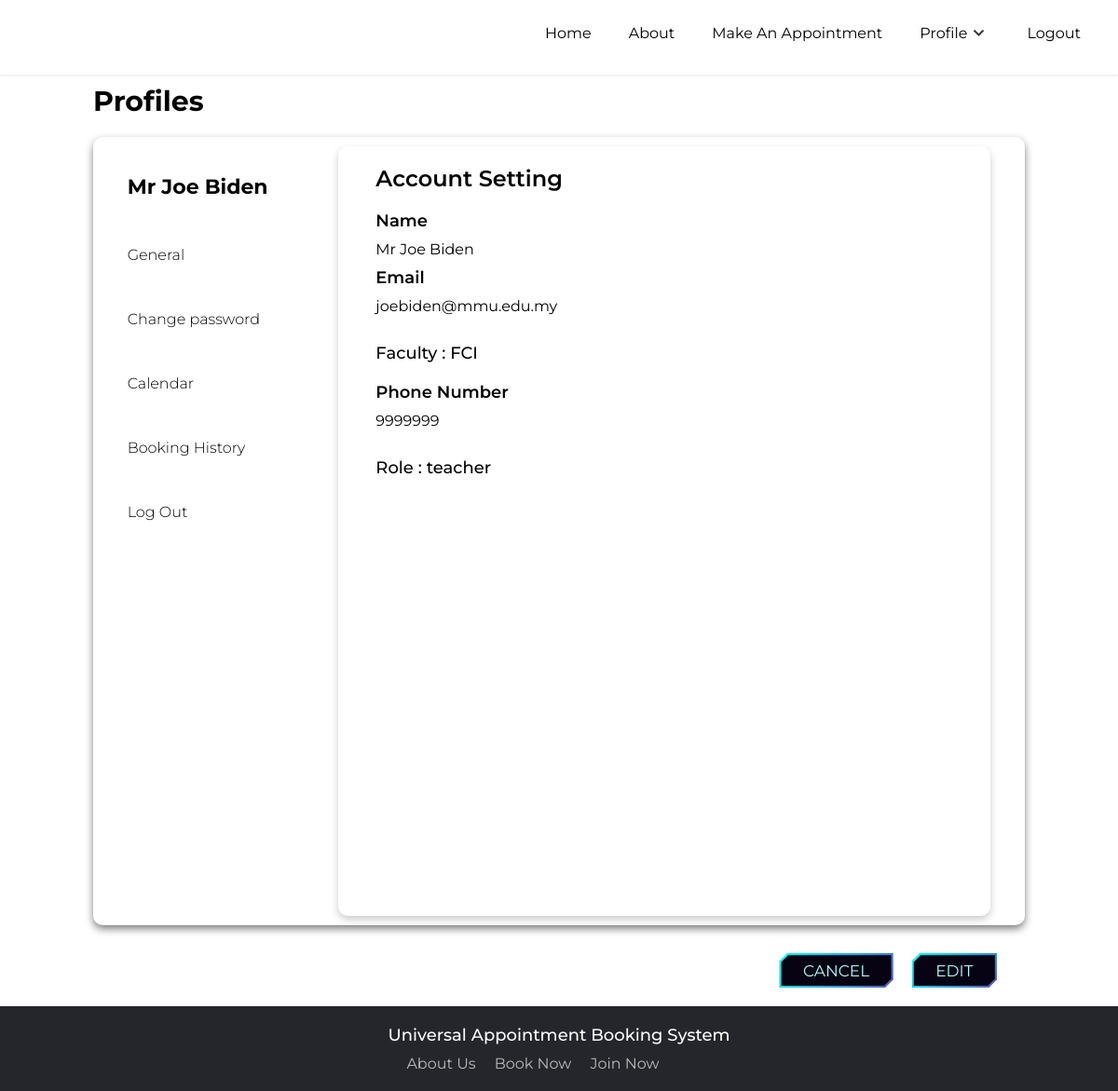
Page /profile (signed in) on the committed database.
### tables this page shows
CREATE TABLE users (
        id INTEGER PRIMARY KEY AUTOINCREMENT,
        role TEXT NOT NULL,
        faculty TEXT NOT NULL,
        username TEXT NOT NULL UNIQUE,
        email TEXT NOT NULL UNIQUE,
        phone_number TEXT NOT NULL UNIQUE,
        password TEXT NOT NULL
        );

### app.py (the view)
@app.route("/profile")
def profile():
    conn = get_db_connection()
    cursor = conn.cursor()
    cursor.execute("SELECT * FROM users WHERE id = ?", (session["id"],))
    user_data = cursor.fetchone()
    conn.close()
    session["username"] = user_data[3]
    session["role"] = user_data[1]
    session["faculty"] = user_data[2]
    session["email"] = user_data[4]
    session["phone_number"] = user_data[5]
    return render_template(
        "profile.html",
        username=user_data["username"],
        email=user_data["email"],
        faculty=user_data["faculty"],
        phone_number=user_data["phone_number"],
        role=user_data["role"],
    )

### app.py (called while the page is built)
def get_db_connection():
    con = sqlite3.connect("database.db")  # Connect to the database
    con.row_factory = sqlite3.Row        # Set row factory to sqlite3.Row for dictionary-like row access
    return con                           # Return the database connection

### templates/profile.html (shortened to what this page needs)
<!DOCTYPE html>
<html lang="en">
<head>
    <link rel="stylesheet" href="../static/style.css">
    <link href='https://unpkg.com/boxicons@2.1.4/css/boxicons.min.css' rel='stylesheet'>
</head>
<body>
    <nav>
        <ul>
            <li><a href="/">Home</a></li>
            <li><a href="/about">About</a></li>
            <li><a href="/appointment">Make An Appointment</a></li>
            {% if session['logged_in'] == True %}
            <li class="dropdown">
                <a href="/profile" class="dropbtn">Profile<i class='bx bx-chevron-down'></i></a>
            </li>
            <li><a href="/logout">Logout</a></li>
            {% else %}
            <li><a href="/login">Login</a></li>
            <li><a href="/signup">Sign Up</a></li>
            {% endif %}
        </ul>
    </nav>
    <div class="profilecontainer">
        <div class="profilewrapper">
            <div class="profileheader">
                <h3 style="margin: 10px;font-size: 30px;">Profiles</h3>
            </div>
            <div class="profilesubwrapper">
                <div class="profilesidebar">
                    <h3 style="margin-top: 30px; font-size: 22px;">{{ session.username }}</h3>
                    <a class="listitem active" data-toggle="list" href="/profile">General</a>
                    <a class="listitem" data-toggle="list" href="/changepassword">Change password</a>
                    {% if session.role == 'teacher' %}
                    <a class="listitem" data-toggle="list" href="/calendar">Calendar</a>
                    {% endif %}
                    <a class="listitem" data-toggle="list" href="/bookinghistory">Booking History</a>
                    <a class="listitem" data-toggle="list" href="/logout">Log Out</a>
                </div>
                <div class="profilemain">
                    <h1 style="margin-top: 20px;">Account Setting</h1>
                    <div class="profileinput" style="margin-left: 20px;">
                        <div class="subprofileinput">
                            <label>Name</label>
                            <div id="nameDisplay" class="profiledata">{{ username }}</div>
                            <label>Email</label>
                            <div id="emailDisplay" class="profiledata">{{ email }}</div>
                        </div>
                        <div class="profileinput">
                            <h2>Faculty : {{ faculty }}</h2>
                            <label>Phone Number</label>
                            <div id="phoneDisplay" class="profiledata">{{ phone_number }}</div>
                            <h2>Role : {{ role }}</h2>
                        </div>
                    </div>
                </div>
            </div>
            <div class="profilefooter">
                <button id="cancelButton">Cancel</button>
                <button id="editButton">Edit</button>
            </div>
        </div>
    </div>
    <div class="footer-wrapper">
        <footer class="footer">
            <div class="footer-col">
                <h4>Universal Appointment Booking System</h4>
                <ul>
                    <li><a href="/about">About Us</a></li>
                    <li><a href="/appointment">Book Now</a></li>
                    <li><a href="/signup">Join Now</a></li>
                </ul>
            </div>
        </footer>
    </div>
</body>
</html>

### static/style.css (style rules this page uses)
* { margin: 0; padding: 0; box-sizing: border-box; font-family: 'Montserrat'; }
body { font-family: 'Montserrat', sans-serif; background-color: white; justify-content: center; align-items: center; margin: 0; padding: 0; min-width: 100vh; }
nav { background-color: transparent; height: 10vh; position: sticky; top: 0; transition: background-color 0.3s; z-index: 1000; box-shadow: 0 1px 3px rgba(0, 0, 0,0.1); }
nav ul { width: 100%; list-style: none; display: flex; justify-content: flex-end; align-items: center; padding-right: 10px; padding-top: 10px; }
nav li { height: 50px; cursor: pointer; padding-right: 20px; }
nav a { align-items: center; text-decoration: none; display: flex; height: 100%; padding: 0 10px; color:black; }
nav .dropbtn i { transition: transform 0.3s; }
.bx { font-size: 24px; color: #333; }
.footer { background-color: #24262b; padding: 20px; display: flex; justify-content: center; align-items: row; width: 100%; bottom: 0; }
.footer-col h4 { font-size: 18px; color: #ffffff; margin-bottom: 10px; font-weight: 500; position: relative; display: flex; }
.footer-col ul li a { font-size: 16px; color: #ffffff; text-decoration: none; color: #bbbbbb; transition: all 0.3s ease; }
.footer-col ul { display: flex; list-style: none; text-align: center; }
.footer li { padding-left: 20px; }
.profilecontainer { display: flex; justify-content: center; align-items: center; position: relative; }
.profilewrapper { display: flex; flex-direction: column; height:1000px; }
.profilesubwrapper { display: flex; flex-direction: row; justify-content: space-evenly; width: 1000px; height: 900px; box-shadow: 0 4px 8px rgba(0, 0, 0, 0.5); margin: 10px; padding: 10px; border-radius: 10px; }
.profilesidebar { width: 200px; display: flex; flex-direction: column; border: 1px black; }
.profilesidebar a { text-decoration: none; font-weight: 300; color: #000; margin-top: 50px; }
.profilemain { display: flex; flex-direction: column; box-shadow: 0 4px 8px rgba(0, 0, 0, 0.2); height: 100%; width: 700px; border-radius: 10px; }
.profilemain h1 { font-weight: 600; margin-left: 40px; margin-bottom: 20px; margin-top: 10px; font-size: 24px; }
.subprofileinput { display: block; }
.profilemain label { display: block; margin-left: 20px; font-weight: 550; font-size: 18px; }
.profileinput { display: flex; flex-direction: column; margin-bottom: 20px; }
.profileinput ::placeholder { color: black; font-size: 16px; font-weight: 400; }
.profileinput h2 { font-weight: 500; font-size: 18px; margin: 20px; }
.profilefooter { display: flex; flex-direction: row; justify-content: end; margin: 20px; }
.profilefooter button { --border-color: linear-gradient(-45deg, #ffae00, #7e03aa, #00fffb); --border-width: 0.125em; --curve-size: 0.5em; --blur: 30px; --bg: #080312; --color: #afffff; color: var(--color); cursor: pointer; position: relative; isolation: isolate; display: inline-grid; place-content: center; padding: 0.5em 1.5em; font-size: 17px; border: 0; text-transform: uppercase; box-shadow: 10px 10px 20px rgba(0, 0, 0, 0.6); clip-path: polygon( 0% var(--curve-size), var(--curve-size) 0, 100% 0, 100% calc(100% - var(--curve-size)), calc(100% - var(--curve-size)) 100%, 0 100% ); transition: color 250ms; margin-right: 20px; }
.profilefooter button::after, .profilefooter button::before { content: ""; position: absolute; inset: 0; }
.profilefooter button::before { background: var(--border-color); background-size: 300% 300%; animation: move-bg7234 5s ease infinite; z-index: -2; }
.profilefooter button::after { background: var(--bg); z-index: -1; clip-path: polygon( var(--border-width) calc(var(--curve-size) + var(--border-width) * 0.5), calc(var(--curve-size) + var(--border-width) * 0.5) var(--border-width), calc(100% - var(--border-width)) var(--border-width), calc(100% - var(--border-width)) calc(100% - calc(var(--curve-size) + var(--border-width) * 0.5)), calc(100% - calc(var(--curve-size) + var(--border-width) * 0.5)) calc(100% - var(--border-width)), var(--border-width) calc(100% - var(--border-width)) ); transition: clip-path 500ms; }
.dropdown { position: relative; display: inline-block; }
.profiledata { display:flex; margin-left: 20px; margin-top: 10px; margin-bottom:10px; }

### rows in the picture
users: username "Mr Joe Biden", email "joebiden@mmu.edu.my", faculty "FCI", phone_number "9999999", role "teacher"
